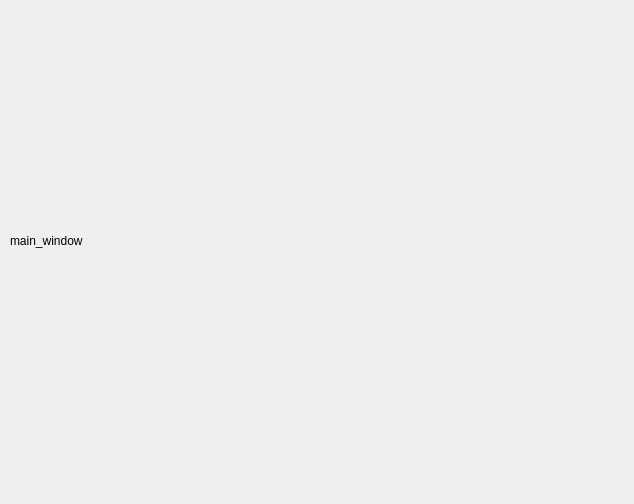
<?xml version="1.0" encoding="UTF-8"?>
<ui version="4.0">
 <class>Dialog</class>
 <widget class="QDialog" name="Dialog">
  <property name="geometry">
   <rect>
    <x>0</x>
    <y>0</y>
    <width>634</width>
    <height>504</height>
   </rect>
  </property>
  <property name="windowTitle">
   <string>Dialog</string>
  </property>
  <widget class="QLabel" name="main_window">
   <property name="geometry">
    <rect>
     <x>10</x>
     <y>0</y>
     <width>601</width>
     <height>481</height>
    </rect>
   </property>
   <property name="text">
    <string>main_window</string>
   </property>
  </widget>
 </widget>
 <resources/>
 <connections/>
</ui>
